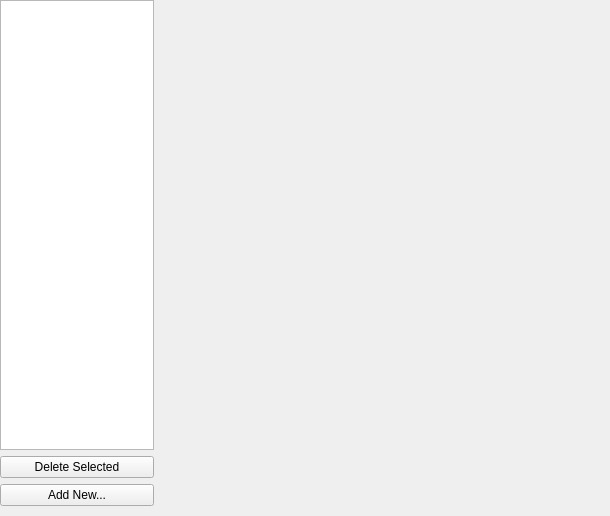
<?xml version="1.0" encoding="UTF-8"?>
<ui version="4.0">
 <class>SshServerOptionsWidget</class>
 <widget class="QWidget" name="SshServerOptionsWidget">
  <property name="geometry">
   <rect>
    <x>0</x>
    <y>0</y>
    <width>610</width>
    <height>450</height>
   </rect>
  </property>
  <property name="windowTitle">
   <string>Form</string>
  </property>
  <layout class="QGridLayout" name="gridLayout_2">
   <property name="leftMargin">
    <number>0</number>
   </property>
   <property name="topMargin">
    <number>0</number>
   </property>
   <property name="rightMargin">
    <number>0</number>
   </property>
   <property name="bottomMargin">
    <number>10</number>
   </property>
   <item row="0" column="0">
    <widget class="QListWidget" name="serversList"/>
   </item>
   <item row="0" column="2">
    <widget class="QWidget" name="configContainer" native="true">
     <property name="minimumSize">
      <size>
       <width>450</width>
       <height>450</height>
      </size>
     </property>
     <layout class="QGridLayout" name="gridLayout">
      <property name="margin">
       <number>0</number>
      </property>
     </layout>
    </widget>
   </item>
   <item row="1" column="0">
    <widget class="QPushButton" name="deleteButton">
     <property name="text">
      <string>Delete Selected</string>
     </property>
    </widget>
   </item>
   <item row="2" column="0">
    <widget class="QPushButton" name="addNewButton">
     <property name="text">
      <string>Add New...</string>
     </property>
    </widget>
   </item>
  </layout>
 </widget>
 <resources/>
 <connections/>
</ui>
